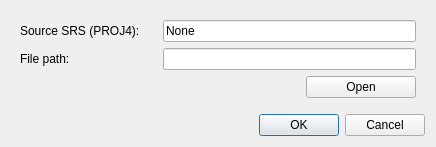
<?xml version="1.0" encoding="UTF-8"?>
<ui version="4.0">
 <class>importInjectionStrategyDialog</class>
 <widget class="QDialog" name="importInjectionStrategyDialog">
  <property name="geometry">
   <rect>
    <x>0</x>
    <y>0</y>
    <width>436</width>
    <height>147</height>
   </rect>
  </property>
  <property name="windowTitle">
   <string>Import injection strategy ...</string>
  </property>
  <property name="sizeGripEnabled">
   <bool>false</bool>
  </property>
  <layout class="QVBoxLayout" name="verticalLayout">
   <item>
    <widget class="QWidget" name="widget" native="true">
     <layout class="QGridLayout" name="gridLayout">
      <item row="0" column="0">
       <widget class="QLabel" name="label">
        <property name="text">
         <string>Source SRS (PROJ4):</string>
        </property>
       </widget>
      </item>
      <item row="0" column="1" colspan="2">
       <widget class="QLineEdit" name="sourceSRSLineEdit">
        <property name="text">
         <string>None</string>
        </property>
       </widget>
      </item>
      <item row="1" column="0">
       <widget class="QLabel" name="label_2">
        <property name="text">
         <string>File path:</string>
        </property>
       </widget>
      </item>
      <item row="1" column="1" colspan="2">
       <widget class="QLineEdit" name="filePathLineEdit"/>
      </item>
      <item row="2" column="0" colspan="2">
       <spacer name="horizontalSpacer">
        <property name="orientation">
         <enum>Qt::Horizontal</enum>
        </property>
        <property name="sizeHint" stdset="0">
         <size>
          <width>280</width>
          <height>20</height>
         </size>
        </property>
       </spacer>
      </item>
      <item row="2" column="2">
       <widget class="QPushButton" name="openPushButton">
        <property name="text">
         <string>Open</string>
        </property>
       </widget>
      </item>
     </layout>
    </widget>
   </item>
   <item>
    <widget class="QDialogButtonBox" name="buttonBox">
     <property name="orientation">
      <enum>Qt::Horizontal</enum>
     </property>
     <property name="standardButtons">
      <set>QDialogButtonBox::Cancel|QDialogButtonBox::Ok</set>
     </property>
    </widget>
   </item>
  </layout>
 </widget>
 <resources/>
 <connections>
  <connection>
   <sender>buttonBox</sender>
   <signal>accepted()</signal>
   <receiver>importInjectionStrategyDialog</receiver>
   <slot>accept()</slot>
   <hints>
    <hint type="sourcelabel">
     <x>248</x>
     <y>254</y>
    </hint>
    <hint type="destinationlabel">
     <x>157</x>
     <y>274</y>
    </hint>
   </hints>
  </connection>
  <connection>
   <sender>buttonBox</sender>
   <signal>rejected()</signal>
   <receiver>importInjectionStrategyDialog</receiver>
   <slot>reject()</slot>
   <hints>
    <hint type="sourcelabel">
     <x>316</x>
     <y>260</y>
    </hint>
    <hint type="destinationlabel">
     <x>286</x>
     <y>274</y>
    </hint>
   </hints>
  </connection>
 </connections>
</ui>
